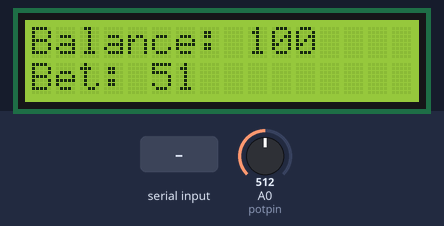
The sketch below on a simulated Arduino Uno, built with avr-gcc and run on an emulated ATmega328P. On the bench: 16×2 character LCD. The inputs (shaded band) are chosen by the test bench; at power-on: A0 (potpin) = 512. Random numbers use the default seed unless the sketch sets one.

Above: at 1.2 s.
1.3 s: byte 32 (' ') received over Serial
At 3.8 s:
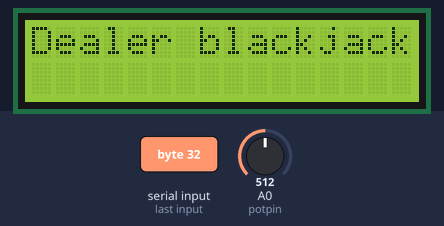
4.1 s: byte 32 (' ') received over Serial
At 5.5 s:
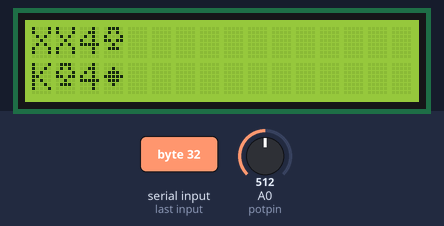
6.1 s: byte 115 ('s') received over Serial
At 7.8 s:
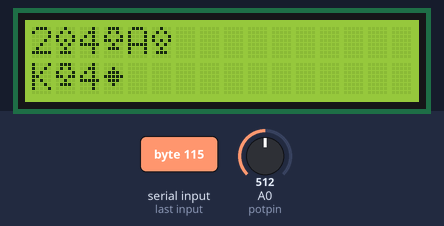
11.6 s: byte 32 (' ') received over Serial
At 14.5 s:
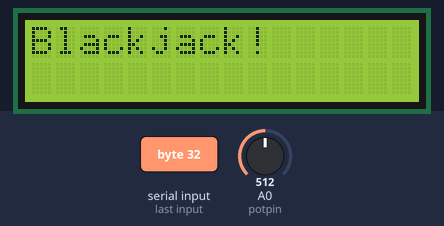
14.6 s: A0 (potpin) set to 716
At 16.6 s:
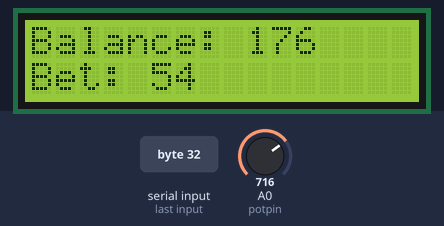
17.6 s: byte 32 (' ') received over Serial
At 18.6 s:
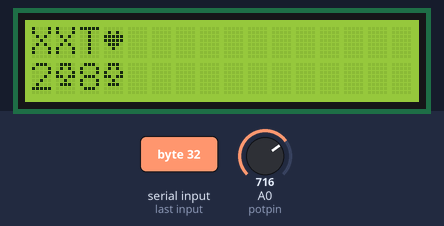
Timing chart, 0 to 20.1 s (numbered marks = the images above; inputs shaded):
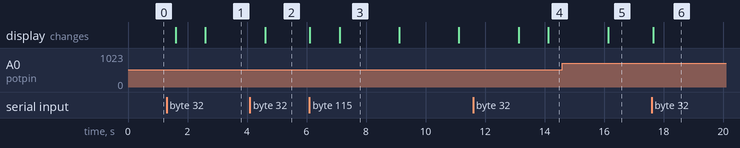

Measured:
- after the input at 1.3 s, the display: first changes after 0.30 s (image 1 shows a later state)
- after the input at 6.1 s, the display: first changes at once (image 3 shows a later state)
- after the input at 17.6 s, the display: changes after 0.06 s (image 6)
- what the display in image 3 shows lasts 2.0 s, from 7.1 s to 9.1 s

The sketch:

blackjack1xbuttons.ino
```cpp
#include <LiquidCrystal.h>
LiquidCrystal lcd(12, 11, 5, 4, 3, 2);
int dealerCardNumber=0; //number of cards dealer has
int playerCardNumber=0;
char myDeck[] = {'A','2','3','4','5','6','7','8','9','T','J','Q','K','A','2','3','4','5','6','7','8','9','T','J','Q','K','A','2','3','4','5','6','7','8','9','T','J','Q','K','A','2','3','4','5','6','7','8','9','T','J','Q','K'};
char myNewDeck[] = {'A','2','3','4','5','6','7','8','9','T','J','Q','K','A','2','3','4','5','6','7','8','9','T','J','Q','K','A','2','3','4','5','6','7','8','9','T','J','Q','K','A','2','3','4','5','6','7','8','9','T','J','Q','K'};
char dealerCards[8] = {NULL};
char dealerSuits[8] = {NULL};
char playerCards[8] = {NULL};
char playerSuits[8] = {NULL};
// set pin numbers:
const int hitButtonPin = 8;     // the number of the “hit” pushbutton pin
const int stayButtonPin = 9;     // the number of the “hit” pushbutton pin
int initialBalance=100;
int balance=initialBalance; //player balance
int bet; //bet value
int potpin = 0;  // analog pin used to connect the potentiometer
int potVal;    // variable to read the value from the analog pin
byte hearts[8] = {
  B00000,
  B01010,
  B11111,
  B11111,
  B01110,
  B00100,
  B00000,
};
byte diamonds[8] = {
  B00000,
  B00100,
  B01110,
  B11111,
  B01110,
  B00100,
  B00000,
};

byte spades[8] = {
  B00100,
  B01010,
  B10001,
  B10101,
  B01010,
  B00100,
  B01110,
};
byte clubs[8] = {
  B01110,
  B01010,
  B10001,
  B11011,
  B00100,
  B01110,
  B00000,
  B00000,
};


void displayAllCards()
{
  lcd.clear();
  for(int i=0; i<dealerCardNumber; i++){
    lcd.print(dealerCards[i]);
    writeSuits(dealerSuits[i]);

  }
  lcd.setCursor(0,1);
  for(int i=0; i<playerCardNumber; i++){
    lcd.print(playerCards[i]);
    writeSuits(playerSuits[i]);

  }
}

void displayCards()
{
  lcd.clear();
  lcd.print("XX");
  for(int i=1; i<dealerCardNumber; i++){
    lcd.print(dealerCards[i]);

    writeSuits(dealerSuits[i]);

  }
  lcd.setCursor(0,1);
  for(int i=0; i<playerCardNumber; i++){
    lcd.print(playerCards[i]);

    writeSuits(playerSuits[i]);

  }
}

int deal(boolean whichPlayer, int cardNumber){
  int myRand;
  char mySuit;
  int cardValue;

  do{
    myRand = random(52);
  } while(myDeck[myRand]=='\0');

  char myCard = myDeck[myRand];
  myDeck[myRand]='\0';

  if(myRand<13){
    mySuit='C';
  }
  else if(myRand<26){
    mySuit='D';
  }
   else if(myRand<39){
    mySuit='H';
  }
   else {
    mySuit='S';
  }

  switch(myCard){
    case 'A':
      cardValue=11;
      break;
    case '2':
      cardValue=2;
      break;
    case '3':
      cardValue=3;
      break;
    case '4':
      cardValue=4;
      break;
    case '5':
      cardValue=5;
      break;
    case '6':
      cardValue=6;
      break;
    case '7':
      cardValue=7;
      break;
    case '8':
      cardValue=8;
      break;
    case '9':
      cardValue=9;
      break;
    case 'T':
      cardValue=10;
      break;
    case 'J':
      cardValue=10;
      break;
    case 'Q':
      cardValue=10;
      break;
    case 'K':
      cardValue=10;
      break;
  }

  if(whichPlayer==false) //0 refers to the player
  {
    playerCards[cardNumber]=myCard;
    playerSuits[cardNumber]=mySuit;
  }
  else
  {
    dealerCards[cardNumber]=myCard;
    dealerSuits[cardNumber]=mySuit;
  }
return(cardValue);
}

void initialize(){
  for(int i=0; i<52; i++)
  {
    myDeck[i]=myNewDeck[i];
  }

  for(int i=0; i<8; i++){
    dealerCards[i] = NULL;
    dealerSuits[i] = NULL;
    playerCards[i] = NULL;
    playerSuits[i] = NULL;
  }
}

void writeSuits(char suit){
  switch(suit){

    case 'H':
    lcd.write(byte(4));
    break;
     case 'D':
    lcd.write(byte(1));
    break;
    case 'S':
    lcd.write(byte(2));
    break;
    case 'C':
    lcd.write(byte(3));
    break;
  }
}
void setup() {
Serial.begin(9600);
randomSeed(analogRead(1));
pinMode(hitButtonPin, INPUT);
pinMode(stayButtonPin, INPUT);
lcd.begin(16, 2);
lcd.createChar(4, hearts);
  lcd.createChar(1, diamonds);
  lcd.createChar(2, spades);
  lcd.createChar(3, clubs);

}
void loop(){
 dealerCardNumber=0; //number of cards dealer has
 playerCardNumber=0;
int dealerTotal=0;      //value of cards in hand
int playerTotal=0;
char userInput;
char gameStartInput;
boolean hit=true;
boolean pressed=false;
boolean gameStart=false;


 while(gameStart==false){
             gameStartInput = Serial.read();
             if ((char)gameStartInput == ' '){
              gameStart= true;
             }else{
                potVal = analogRead(potpin);            // reads the value of the potentiometer (value between 0 and 1023)
                bet = map(potVal, 0, 1023, balance, 1);     // scale it to use it with the betting (value between 0 and balance
               lcd.clear();

                lcd.print("Balance: ");
                lcd.print(balance);
                lcd.setCursor(0,1);
                lcd.print("Bet: ");
                lcd.print(bet);
                delay(300);
                   }
             }

playerTotal=playerTotal + deal(0,playerCardNumber); //player first card
playerCardNumber++;
dealerTotal=dealerTotal + deal(1,dealerCardNumber); //dealer first card
dealerCardNumber++;
playerTotal=playerTotal + deal(0,playerCardNumber); //player second card
playerCardNumber++;
dealerTotal=dealerTotal + deal(1,dealerCardNumber); //dealer second card
dealerCardNumber++;

displayCards();

//if in the unlikely scenario either dealer or player gets two aces, adjust accordingly
if(playerTotal>21){
  playerTotal=playerTotal-10;
  playerCards[1]='a';
}
if(dealerTotal>21){
  dealerTotal=dealerTotal-10;
  dealerCards[1]='a';
}

if(playerTotal==21){
  if(dealerTotal==21){
    balance=balance;
    delay(1000);
    lcd.clear();
    lcd.print("Push.");
  }
  else{
    balance=(1.5*bet)+balance;
    delay(1000);
    lcd.clear();
    lcd.print("Blackjack!");
  }
}

//if the player doesn't have a blackjack
else{
  if(dealerTotal==21){
    balance=balance-bet;
    delay(1000);
    lcd.clear();
    lcd.print("Dealer blackjack!");
  }
  else{
      while(hit){
          if(playerTotal>21){
            balance=balance-bet;
            delay(1000);
            lcd.clear();
            lcd.print("Bust!");
            hit=false;
          }
          else{
            pressed=false;
            while(pressed==false){
              delay(100);
             userInput = Serial.read();
              if((char)userInput=='h'){
                pressed=true;
                hit=true;
              }
              else if((char)userInput=='s'){
                pressed=true;
                hit=false;
              }
              else{
                pressed=false;
              }
            }
            if(hit){
              playerTotal=playerTotal + deal(0,playerCardNumber); //deal player a card
              playerCardNumber++;
            }


          boolean hasSoftAce=false;
          int softAcePosition;
          for(int q=0; q<8; q++){
            if(playerCards[q]=='A'){
              hasSoftAce=true;
              softAcePosition=q;
            }
          }
          if(hasSoftAce==true && playerTotal>21){
            playerTotal=playerTotal-10;
            playerCards[softAcePosition]='a';
            displayCards();
          }
          else{
            displayCards();
          }
          }
      }
     if (playerTotal<=21){
      displayAllCards();
     }
      delay(1000);
      while(dealerTotal<17 && playerTotal<=21){
          dealerTotal=dealerTotal + deal(1,dealerCardNumber); //deal dealer a card
              dealerCardNumber++;

         boolean hasSoftAce=false;
          int softAcePosition;
          for(int q=0; q<8; q++){
            if(dealerCards[q]=='A'){
              hasSoftAce=true;
              softAcePosition=q;
            }
          }
          if(hasSoftAce==true && dealerTotal>21){
            dealerTotal=dealerTotal-10;
            dealerCards[softAcePosition]='a';
            displayAllCards();
          }
          else{
            displayAllCards();
            delay(1000);
          }

       }

      if(playerTotal==dealerTotal){
        balance=balance;
        delay(1000);
        lcd.clear();
        lcd.print("Push.");
      }
      else if(dealerTotal>21 && playerTotal<=21){
          balance=balance+bet;
          delay(1000);
          lcd.clear();
          lcd.print("Dealer bust.");
          lcd.setCursor(0,1);
          lcd.print("Player wins!");
        }
      else if(playerTotal>dealerTotal && playerTotal<=21){
        balance=balance+bet;
        delay(1000);
        lcd.clear();
        lcd.print("Player wins!");
      }
      else if(playerTotal<dealerTotal && dealerTotal<=21){
        balance=balance-bet;
        delay(1000);
        lcd.clear();
        lcd.print("Dealer wins.");
      }

      }


 }
delay(2000);
if(balance<=0){
  lcd.clear();
  lcd.print("Out of Money"); //player is out of money
  lcd.setCursor(0,1);
  lcd.print("New game.");
  balance=initialBalance; //set the balance equal to the initial balance for a new game
  delay(2000);
}

initialize();
}
```
